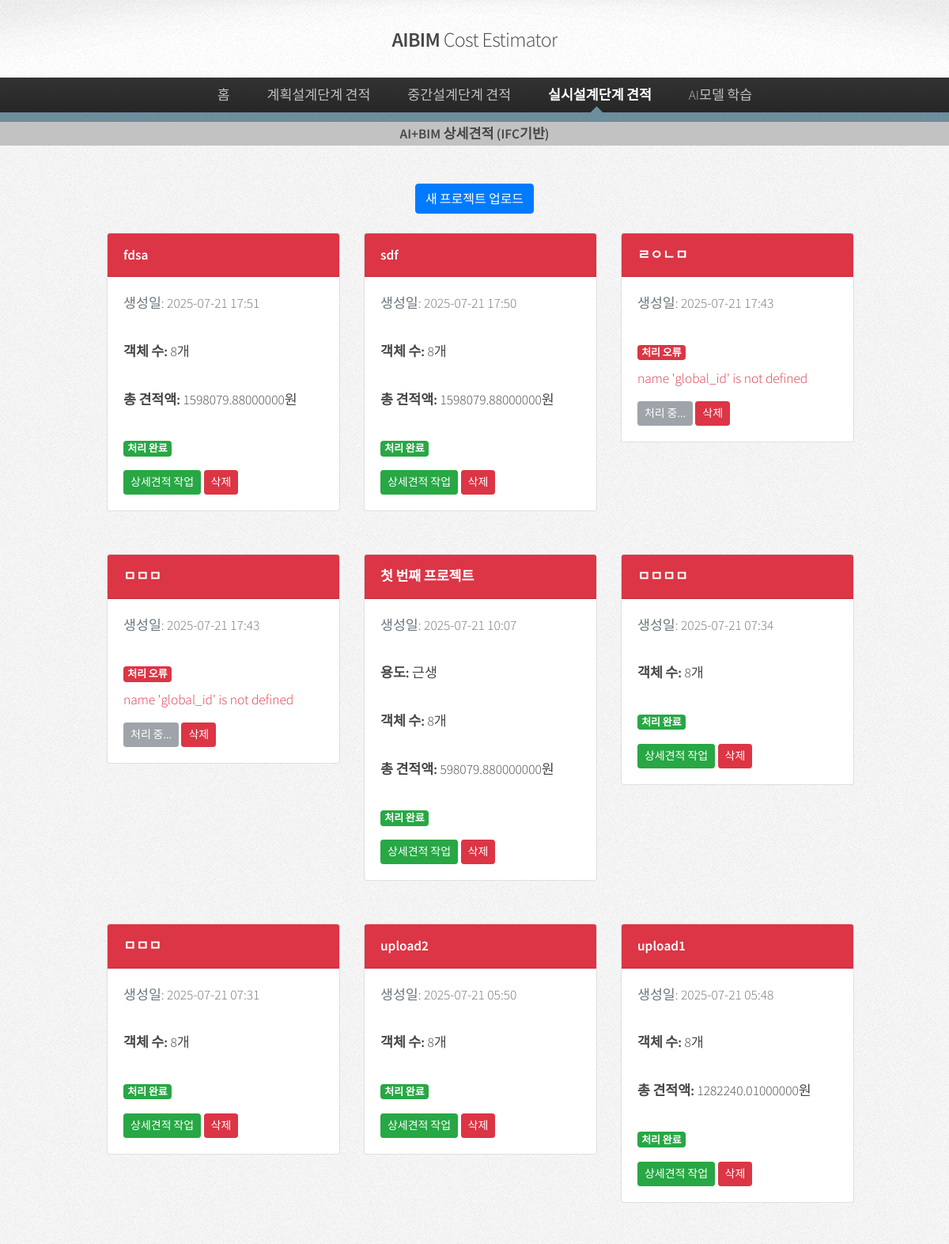
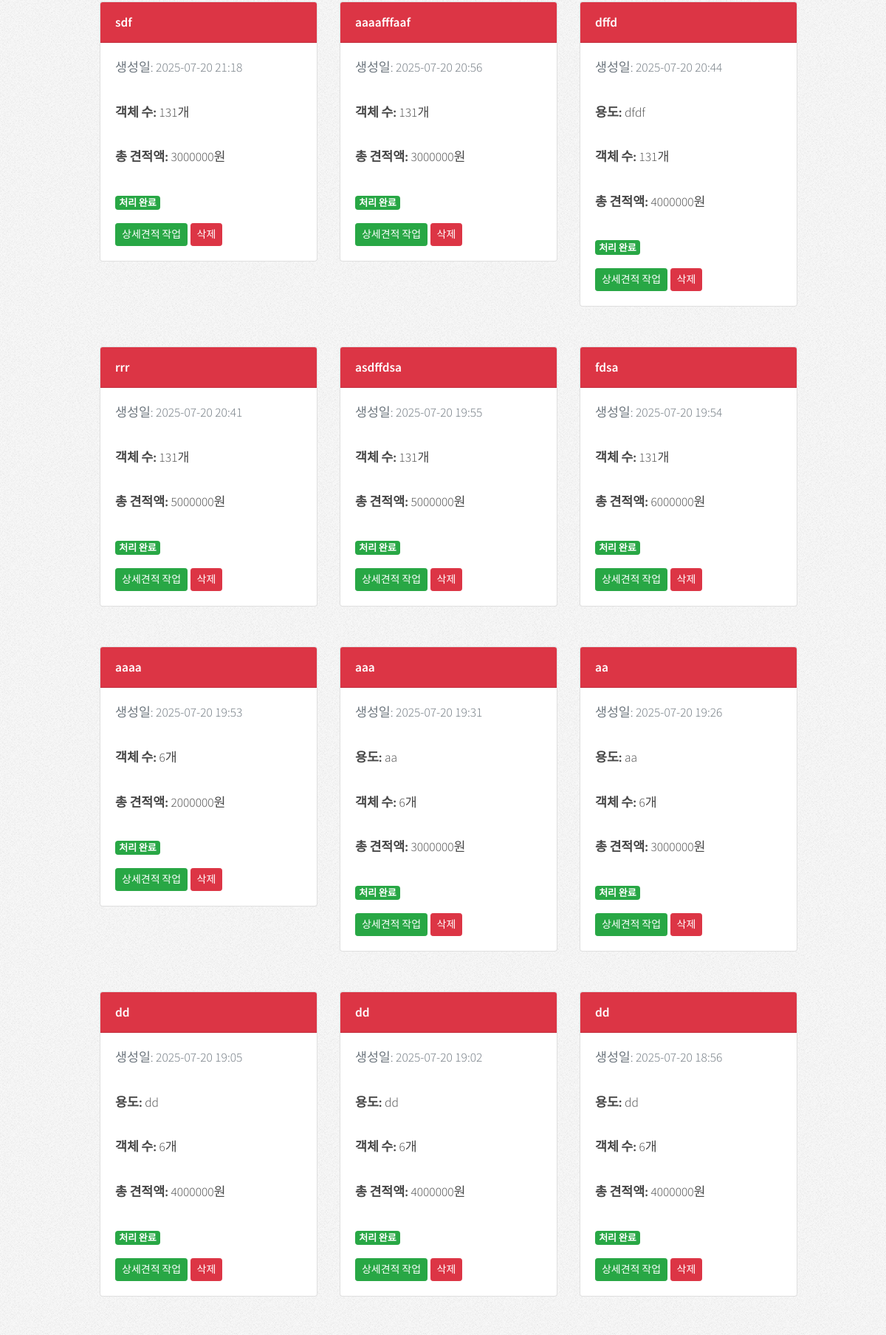
The app's page /dd_by_ifc/ (upper part) with its own data (2 pictures, top to bottom).
### dd_by_ifc/models.py (models this page shows, shortened)
class Project(models.Model):
    name = models.CharField(max_length=100)
    use = models.CharField(max_length=100)
    ifc_file = models.FileField(upload_to='ifc_files/')
    converted_obj = models.FileField(upload_to='converted_objs/', null=True, blank=True)
    created_at = models.DateTimeField(auto_now_add=True)
    is_processed = models.BooleanField(default=False)
    processing_error = models.TextField(blank=True, null=True)

### dd_by_ifc/views.py (the view)
# urls.py: path('', views.project_list, name='project_list'),
def project_list(request):
    try:
        projects = Project.objects.all().order_by('-created_at')
        for project in projects:
            try:
                project.objects_count = IFCObject.objects.filter(project=project).count()
                project.total_amount = IFCObject.objects.filter(project=project).aggregate(
                    total=Sum('total_amount')
                )['total'] or 0
            except Exception as e:
                project.objects_count = 0
                project.total_amount = 0
                print(f"프로젝트 {project.id} 요약 정보 계산 오류: {e}")
        context = {
            'projects': projects,
        }
        return render(request, 'dd_by_ifc/project_list.html', context)
    except Exception as e:
        print(f"❌ DD 프로젝트 목록 로드 오류: {e}")
        import traceback
        traceback.print_exc()
        context = {
            'projects': [],
            'error_message': f'프로젝트 로드 중 오류: {str(e)}'
        }
        return render(request, 'dd_by_ifc/project_list.html', context)

### templates/dd_by_ifc/project_list.html (shortened to what this page needs)
{% load static %}
<!DOCTYPE html>
<html>
  <head>
    <link
      rel="stylesheet"
      href="https://stackpath.bootstrapcdn.com/bootstrap/4.3.1/css/bootstrap.min.css"
    />
    <link rel="stylesheet" href="{% static 'css/main.css'%}" />
  </head>
  <body class="is-preload">
    <div id="page-wrapper">
      <div id="header">
        <h1>
          <a href="/" id="logo">AIBIM <em>Cost Estimator</em></a>
        </h1>
        <nav id="nav">
          <ul>
            <li><a href="/">홈</a></li>
            <li>
              <a href="#">계획설계단계 견적</a>
            </li>
            <li>
              <a href="#">중간설계단계 견적</a>
            </li>
            <li class="current">
              <a href="#">실시설계단계 견적</a>
            </li>
            <li>
              <a href="/ai_learning">AI모델 학습</a>
            </li>
          </ul>
        </nav>
      </div>
      <div id="nav_sub">
        <h6 class="text-center">
          <b>AI+BIM 상세견적</b> <span>(IFC기반)</span>
        </h6>
      </div>
    </div>
    <div class="container mt-5">
      <div class="text-center mb-4">
        <a href="{% url 'dd_by_ifc:upload_project' %}" class="btn btn-primary">
          새 프로젝트 업로드
        </a>
      </div>
       {% if projects %}
      <div class="row">
        {% for project in projects %}
        <div class="col-md-4 mb-4">
          <div class="card">
            <div class="card-header bg-danger text-white">
              <h5 class="mb-0">{{ project.name }}</h5>
            </div>
            <div class="card-body">
              <p class="text-muted">
                생성일: {{ project.created_at|date:"Y-m-d H:i" }}
              </p>
              {% if project.use %}
              <p><strong>용도:</strong> {{ project.use }}</p>
              {% endif %} {% if project.objects_count %}
              <p><strong>객체 수:</strong> {{ project.objects_count }}개</p>
              {% endif %}{% if project.total_amount %}
              <p><strong>총 견적액:</strong> {{ project.total_amount }}원</p>
              {% endif %} {% if project.is_processed %}
              <span class="badge badge-success">처리 완료</span>
              {% elif project.processing_error %}
              <span class="badge badge-danger">처리 오류</span>
              <div class="mt-2">
                <small class="text-danger"
                  >{{ project.processing_error }}</small
                >
              </div>
              {% else %}
              <span class="badge badge-warning">처리 중</span>
              {% endif %}
              <div class="mt-3">
                {% if project.is_processed %}
                <a
                  href="{% url 'dd_by_ifc:project_detail' project.id %}"
                  class="btn btn-success btn-sm"
                >
                  상세견적 작업
                </a>
                {% else %}
                <button class="btn btn-secondary btn-sm" disabled>
                  처리 중...
                </button>
                {% endif %}
                <form
                  method="post"
                  action="{% url 'dd_by_ifc:delete_project' project.id %}"
                  style="display: inline"
                >
                  <button
                    type="submit"
                    class="btn btn-danger btn-sm"
                    onclick="return confirm('정말로 이 프로젝트를 삭제하시겠습니까?');"
                  >
                    삭제
                  </button>
                </form>
              </div>
            </div>
          </div>
        </div>
        {% endfor %}
      </div>
      {% endif %}
    </div>
  </body>
</html>

### records on screen
Project: name "fdsa", created_at "2025-07-21 17:51", objects_count "8", total_amount "1598079.88000000", is_processed "처리 완료"
Project: name "sdf", created_at "2025-07-21 17:50", objects_count "8", total_amount "1598079.88000000", is_processed "처리 완료"
Project: name "ㄹㅇㄴㅁ", created_at "2025-07-21 17:43", processing_error "name 'global_id' is not defined", is_processed "처리 중..."
Project: name "ㅁㅁㅁ", created_at "2025-07-21 17:43", processing_error "name 'global_id' is not defined", is_processed "처리 중..."
Project: name "첫 번째 프로젝트", created_at "2025-07-21 10:07", use "근생", objects_count "8", total_amount "598079.880000000", is_processed "처리 완료"
Project: name "ㅁㅁㅁㅁ", created_at "2025-07-21 07:34", objects_count "8", is_processed "처리 완료"
Project: name "ㅁㅁㅁ", created_at "2025-07-21 07:31", objects_count "8", is_processed "처리 완료"
Project: name "upload2", created_at "2025-07-21 05:50", objects_count "8", is_processed "처리 완료"
Project: name "upload1", created_at "2025-07-21 05:48", objects_count "8", total_amount "1282240.01000000", is_processed "처리 완료"
Project: name "sdf", created_at "2025-07-20 21:18", objects_count "131", total_amount "3000000", is_processed "처리 완료"
Project: name "aaaafffaaf", created_at "2025-07-20 20:56", objects_count "131", total_amount "3000000", is_processed "처리 완료"
Project: name "dffd", created_at "2025-07-20 20:44", use "dfdf", objects_count "131", total_amount "4000000", is_processed "처리 완료"
Project: name "rrr", created_at "2025-07-20 20:41", objects_count "131", total_amount "5000000", is_processed "처리 완료"
Project: name "asdffdsa", created_at "2025-07-20 19:55", objects_count "131", total_amount "5000000", is_processed "처리 완료"
Project: name "fdsa", created_at "2025-07-20 19:54", objects_count "131", total_amount "6000000", is_processed "처리 완료"
Project: name "aaaa", created_at "2025-07-20 19:53", objects_count "6", total_amount "2000000", is_processed "처리 완료"
Project: name "aaa", created_at "2025-07-20 19:31", use "aa", objects_count "6", total_amount "3000000", is_processed "처리 완료"
Project: name "aa", created_at "2025-07-20 19:26", use "aa", objects_count "6", total_amount "3000000", is_processed "처리 완료"
Project: name "dd", created_at "2025-07-20 19:05", use "dd", objects_count "6", total_amount "4000000", is_processed "처리 완료"
Project: name "dd", created_at "2025-07-20 19:02", use "dd", objects_count "6", total_amount "4000000", is_processed "처리 완료"
Project: name "dd", created_at "2025-07-20 18:56", use "dd", objects_count "6", total_amount "4000000", is_processed "처리 완료"
